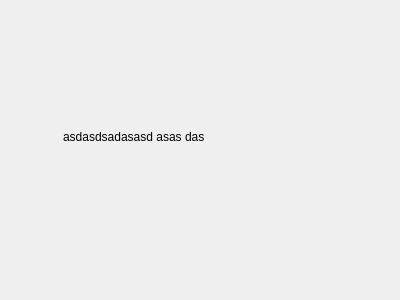
<?xml version="1.0" encoding="UTF-8"?>
<ui version="4.0">
 <class>QLoadingWidget</class>
 <widget class="QDialog" name="QLoadingWidget">
  <property name="geometry">
   <rect>
    <x>0</x>
    <y>0</y>
    <width>400</width>
    <height>300</height>
   </rect>
  </property>
  <property name="windowTitle">
   <string>Dialog</string>
  </property>
  <widget class="QLabel" name="label">
   <property name="geometry">
    <rect>
     <x>63</x>
     <y>31</y>
     <width>261</width>
     <height>211</height>
    </rect>
   </property>
   <property name="text">
    <string>asdasdsadasasd asas das </string>
   </property>
  </widget>
 </widget>
 <resources/>
 <connections/>
</ui>
